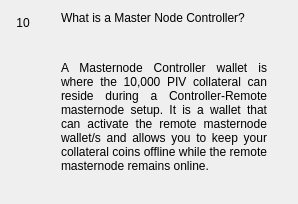
                  <widget class="QWidget" name="widgetFaq10" native="true">
                   <layout class="QHBoxLayout" name="horizontalpage_10" stretch="0,1">
                    <item alignment="Qt::AlignTop">
                     <widget class="QLabel" name="labelNumber10">
                      <property name="minimumSize">
                       <size>
                        <width>24</width>
                        <height>24</height>
                       </size>
                      </property>
                      <property name="maximumSize">
                       <size>
                        <width>16777215</width>
                        <height>24</height>
                       </size>
                      </property>
                      <property name="text">
                       <string>10</string>
                      </property>
                      <property name="alignment">
                       <set>Qt::AlignCenter</set>
                      </property>
                     </widget>
                    </item>
                    <item>
                     <layout class="QVBoxLayout" name="verticalLayoutpage_10">
                      <property name="leftMargin">
                       <number>20</number>
                      </property>
                      <property name="rightMargin">
                       <number>20</number>
                      </property>
                      <item>
                       <widget class="QLabel" name="labelSubtitle10">
                        <property name="text">
                         <string>What is a Master Node Controller?</string>
                        </property>
                        <property name="wordWrap">
                         <bool>true</bool>
                        </property>
                       </widget>
                      </item>
                      <item>
                       <spacer name="verticalSpacer_100">
                        <property name="orientation">
                         <enum>Qt::Vertical</enum>
                        </property>
                        <property name="sizeType">
                         <enum>QSizePolicy::Fixed</enum>
                        </property>
                        <property name="sizeHint" stdset="0">
                         <size>
                          <width>20</width>
                          <height>30</height>
                         </size>
                        </property>
                       </spacer>
                      </item>
                      <item>
                       <widget class="QLabel" name="labelContent10">
                        <property name="text">
                         <string>&lt;html&gt;&lt;head/&gt;&lt;body&gt;&lt;p align=&quot;justify&quot;&gt;A Masternode Controller wallet is where the 10,000 PIV collateral can reside during a Controller-Remote masternode setup. It is a wallet that can activate the remote masternode wallet/s and allows you to keep your collateral coins offline while the remote masternode remains online. &lt;/p&gt;&lt;/body&gt;&lt;/html&gt;</string>
                        </property>
                        <property name="alignment">
                         <set>Qt::AlignLeading|Qt::AlignLeft|Qt::AlignTop</set>
                        </property>
                        <property name="wordWrap">
                         <bool>true</bool>
                        </property>
                       </widget>
                      </item>
                      <item>
                       <spacer name="verticalSpacer_92">
                        <property name="orientation">
                         <enum>Qt::Vertical</enum>
                        </property>
                        <property name="sizeHint" stdset="0">
                         <size>
                          <width>20</width>
                          <height>20</height>
                         </size>
                        </property>
                       </spacer>
                      </item>
                     </layout>
                    </item>
                   </layout>
                  </widget>
